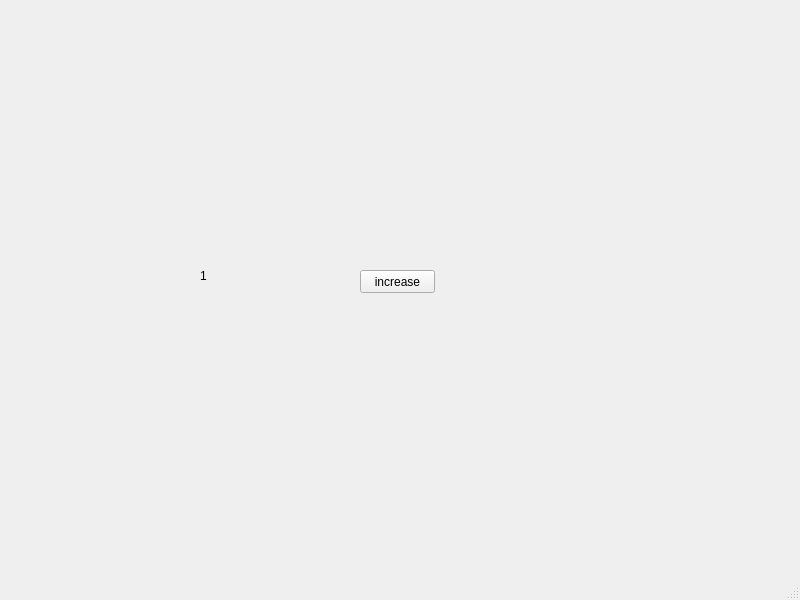
<?xml version="1.0" encoding="UTF-8"?>
<ui version="4.0">
 <class>MainWindow</class>
 <widget class="QMainWindow" name="MainWindow">
  <property name="geometry">
   <rect>
    <x>0</x>
    <y>0</y>
    <width>800</width>
    <height>600</height>
   </rect>
  </property>
  <property name="windowTitle">
   <string>MainWindow</string>
  </property>
  <widget class="QWidget" name="centralwidget">
   <widget class="QLabel" name="label">
    <property name="geometry">
     <rect>
      <x>200</x>
      <y>270</y>
      <width>56</width>
      <height>12</height>
     </rect>
    </property>
    <property name="text">
     <string>1</string>
    </property>
   </widget>
   <widget class="QPushButton" name="pushButton">
    <property name="geometry">
     <rect>
      <x>360</x>
      <y>270</y>
      <width>75</width>
      <height>23</height>
     </rect>
    </property>
    <property name="text">
     <string>increase</string>
    </property>
   </widget>
  </widget>
  <widget class="QMenuBar" name="menubar">
   <property name="geometry">
    <rect>
     <x>0</x>
     <y>0</y>
     <width>800</width>
     <height>21</height>
    </rect>
   </property>
  </widget>
  <widget class="QStatusBar" name="statusbar"/>
 </widget>
 <resources/>
 <connections/>
</ui>
